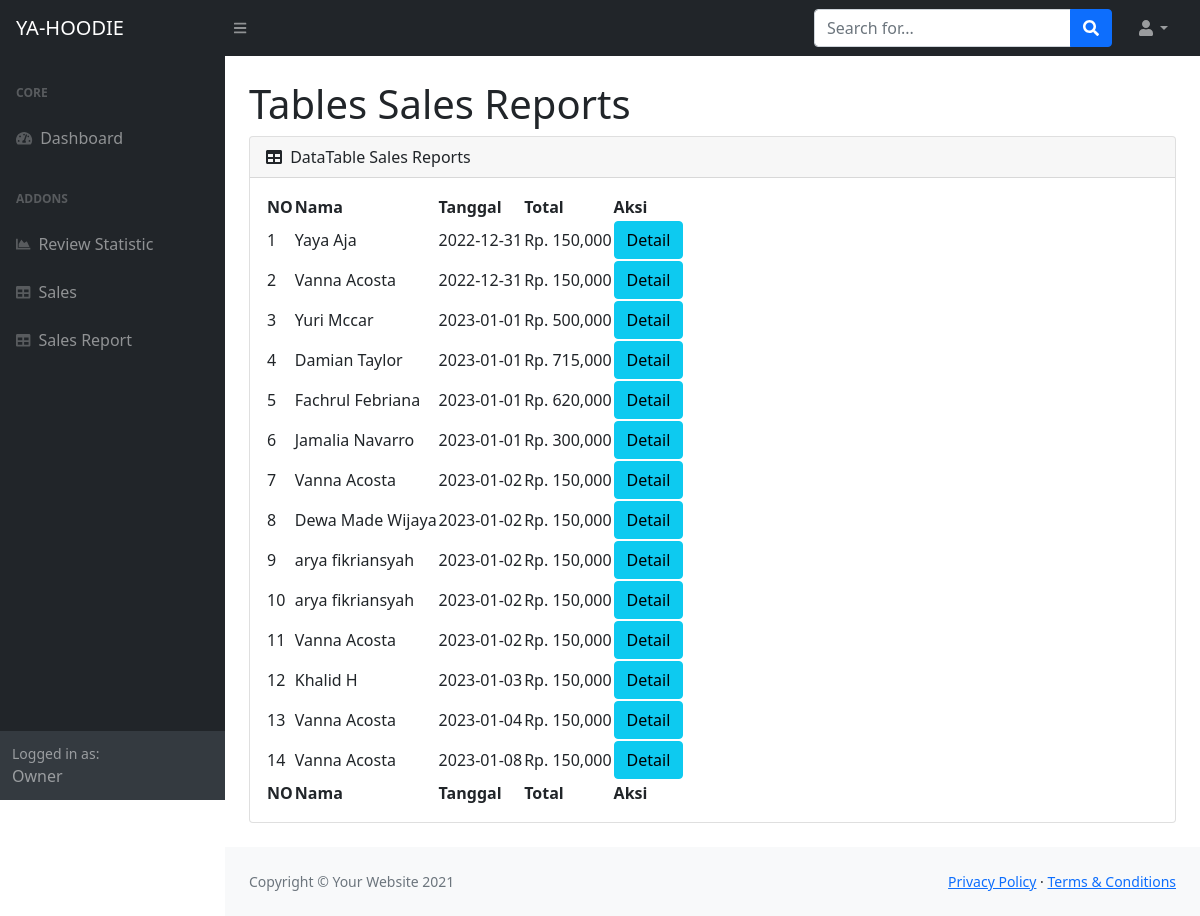
Page /yahoodie/dashboardOwner.php?halaman=sales on the committed database.
### tables this page shows
CREATE TABLE `pembelian` (
  `id_pembelian` int NOT NULL,
  `idUser` int NOT NULL,
  `tanggal_pembelian` date NOT NULL,
  `total_pembelian` int NOT NULL,
  `alamat` varchar(255) NOT NULL
);

CREATE TABLE `users` (
  `idUser` int NOT NULL,
  `fullname` varchar(255) NOT NULL,
  `username` varchar(255) NOT NULL,
  `password` varchar(255) NOT NULL
);

### yahoodie/sales.php (the view, shortened to what this page needs)
<!DOCTYPE html>
<html lang="en">
    <head>
        <link href="https://cdn.jsdelivr.net/npm/simple-datatables@latest/dist/style.css" rel="stylesheet" />
        <link href="css/styles-sb-admin.css" rel="stylesheet" />
    </head>
    <body>
        <main>
            <div class="container-fluid px-4">
                <h1 class="mt-4">Tables Sales Reports</h1>
                    <div class="card mb-4">
                        <div class="card-header">
                            <i class="fas fa-table me-1"></i>
                            DataTable Sales Reports
                        </div>
                            <div class="card-body">
                                <table id="datatablesSimple">
                                    <thead>
                                        <tr>
                                            <th>NO</th>
                                            <th>Nama</th>
                                            <th>Tanggal</th>
                                            <th>Total</th>
                                            <th>Aksi</th>
                                        </tr>
                                    </thead>
                                    <tfoot>
                                        <tr>
                                            <th>NO</th>
                                            <th>Nama</th>
                                            <th>Tanggal</th>
                                            <th>Total</th>
                                            <th>Aksi</th>
                                        </tr>
                                    </tfoot>
                                    <tbody>
                                        <?php
                                            $nomor = 1;
                                            include 'db.php';
                                            $hasil = mysqli_query($mysqli, "SELECT * FROM pembelian JOIN users ON pembelian.idUser=users.idUser");
                                            while ($pecah = $hasil->fetch_assoc()) {
                                        ?>
                                        <tr>
                                            <td><?php echo $nomor; ?></td>
                                            <td><?php echo $pecah['fullname']; ?></td>
                                            <td><?php echo $pecah['tanggal_pembelian']; ?></td>
                                            <td>Rp. <?php echo number_format($pecah['total_pembelian']);?></td>
                                            <td>
                                                <a class="btn btn-info" href="dashboardOwner.php?halaman=detail&id=<?php echo $pecah['id_pembelian'];?>">Detail</a>
                                            </td>
                                        </tr>
                                        <?php $nomor++;?>
                                        <?php } ?>
                                    </tbody>
                                </table>
                            </div>
                    </div>
            </div>
        </main>
    </body>
</html>

### rows in the picture
pembelian: idUser.fullname "Yaya Aja", tanggal_pembelian "2022-12-31", total_pembelian "150,000"
pembelian: idUser.fullname "Vanna Acosta", tanggal_pembelian "2022-12-31", total_pembelian "150,000"
pembelian: idUser.fullname "Yuri Mccar", tanggal_pembelian "2023-01-01", total_pembelian "500,000"
pembelian: idUser.fullname "Damian Taylor", tanggal_pembelian "2023-01-01", total_pembelian "715,000"
pembelian: idUser.fullname "Fachrul Febriana", tanggal_pembelian "2023-01-01", total_pembelian "620,000"
pembelian: idUser.fullname "Jamalia Navarro", tanggal_pembelian "2023-01-01", total_pembelian "300,000"
pembelian: idUser.fullname "Vanna Acosta", tanggal_pembelian "2023-01-02", total_pembelian "150,000"
pembelian: idUser.fullname "Dewa Made Wijaya", tanggal_pembelian "2023-01-02", total_pembelian "150,000"
pembelian: idUser.fullname "arya fikriansyah", tanggal_pembelian "2023-01-02", total_pembelian "150,000"
pembelian: idUser.fullname "arya fikriansyah", tanggal_pembelian "2023-01-02", total_pembelian "150,000"
pembelian: idUser.fullname "Vanna Acosta", tanggal_pembelian "2023-01-02", total_pembelian "150,000"
pembelian: idUser.fullname "Khalid H", tanggal_pembelian "2023-01-03", total_pembelian "150,000"
pembelian: idUser.fullname "Vanna Acosta", tanggal_pembelian "2023-01-04", total_pembelian "150,000"
pembelian: idUser.fullname "Vanna Acosta", tanggal_pembelian "2023-01-08", total_pembelian "150,000"
